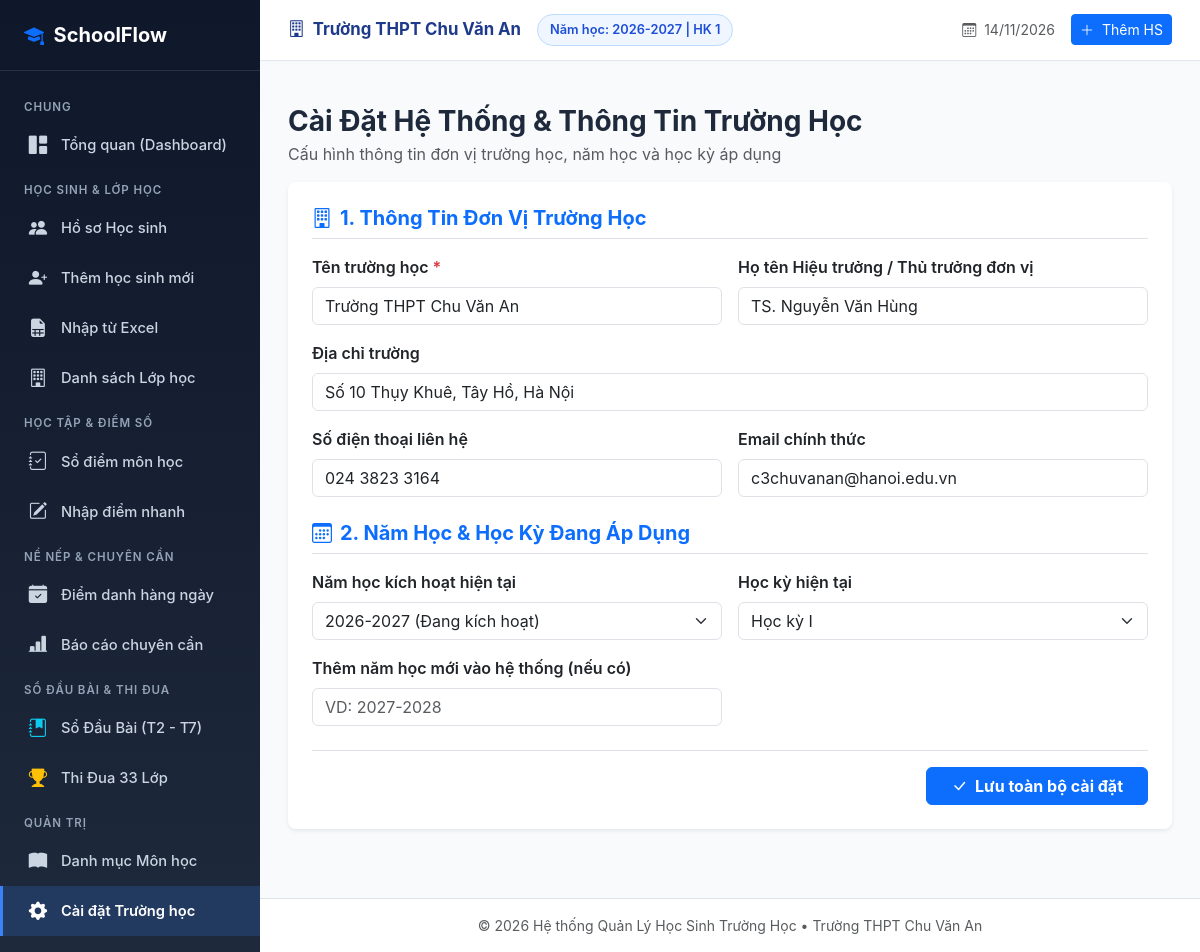
The page /settings on the database its author committed.
### tables this page shows
CREATE TABLE settings (
        key TEXT PRIMARY KEY,
        value TEXT
    );

CREATE TABLE academic_years (
        id INTEGER PRIMARY KEY AUTOINCREMENT,
        name TEXT NOT NULL UNIQUE,
        is_active INTEGER DEFAULT 0
    );

### app.py (the view, shortened to what this page needs)
@app.route('/settings', methods=['GET', 'POST'])
def settings_page():
    conn = get_db()
    cursor = conn.cursor()
    cursor.execute("SELECT key, value FROM settings")
    settings_dict = {row['key']: row['value'] for row in cursor.fetchall()}
    cursor.execute("SELECT * FROM academic_years ORDER BY id DESC")
    years = cursor.fetchall()
    conn.close()
    return render_template('settings/index.html', settings_data=settings_dict, years=years)

### app.py (called while the page is built)
@app.template_filter('format_date')
def format_date_filter(value):
    if not value:
        return '---'
    try:
        if isinstance(value, str):
            dt = datetime.strptime(value.split(' ')[0], '%Y-%m-%d')
            return dt.strftime('%d/%m/%Y')
        return value.strftime('%d/%m/%Y')
    except Exception:
        return value

@app.context_processor
def inject_global_data():
    conn = get_db()
    cursor = conn.cursor()
    cursor.execute("SELECT key, value FROM settings")
    settings_dict = {row['key']: row['value'] for row in cursor.fetchall()}
    cursor.execute("SELECT id, name FROM academic_years WHERE is_active = 1")
    curr_year = cursor.fetchone()
    cursor.execute("SELECT id, name, grade_level FROM classes ORDER BY grade_level ASC, LENGTH(name) ASC, name ASC")
    all_classes = cursor.fetchall()
    conn.close()
    return {
        'settings': settings_dict,
        'current_year': curr_year,
        'all_nav_classes': all_classes,
        'today_date': date.today().isoformat()
    }

### database.py (called while the page is built)
def get_db():
    conn = sqlite3.connect(DB_PATH)
    conn.row_factory = sqlite3.Row
    conn.execute("PRAGMA foreign_keys = ON")
    return conn

### templates/settings/index.html (shortened to what this page needs)
{% extends 'base.html' %}
{% block content %}
<div class="mb-3">
    <h3 class="fw-bold mb-1">Cài Đặt Hệ Thống & Thông Tin Trường Học</h3>
    <p class="text-muted">Cấu hình thông tin đơn vị trường học, năm học và học kỳ áp dụng</p>
</div>
<div class="card border-0 shadow-sm rounded-3 p-4 bg-white" style="max-width: 900px;">
    <form method="POST">
        <h5 class="fw-bold text-primary mb-3 border-bottom pb-2">
            <i class="bi bi-building me-2"></i>1. Thông Tin Đơn Vị Trường Học
        </h5>
        <div class="row g-3 mb-4">
            <div class="col-md-6">
                <label class="form-label fw-semibold">Tên trường học <span class="text-danger">*</span></label>
                <input type="text" name="school_name" class="form-control" value="{{ settings_data.get('school_name', '') }}" required>
            </div>
            <div class="col-md-6">
                <label class="form-label fw-semibold">Họ tên Hiệu trưởng / Thủ trưởng đơn vị</label>
                <input type="text" name="principal_name" class="form-control" value="{{ settings_data.get('principal_name', '') }}">
            </div>
            <div class="col-12">
                <label class="form-label fw-semibold">Địa chỉ trường</label>
                <input type="text" name="school_address" class="form-control" value="{{ settings_data.get('school_address', '') }}">
            </div>
            <div class="col-md-6">
                <label class="form-label fw-semibold">Số điện thoại liên hệ</label>
                <input type="tel" name="school_phone" class="form-control" value="{{ settings_data.get('school_phone', '') }}">
            </div>
            <div class="col-md-6">
                <label class="form-label fw-semibold">Email chính thức</label>
                <input type="email" name="school_email" class="form-control" value="{{ settings_data.get('school_email', '') }}">
            </div>
        </div>
        <h5 class="fw-bold text-primary mb-3 border-bottom pb-2">
            <i class="bi bi-calendar3 me-2"></i>2. Năm Học & Học Kỳ Đang Áp Dụng
        </h5>
        <div class="row g-3 mb-4">
            <div class="col-md-6">
                <label class="form-label fw-semibold">Năm học kích hoạt hiện tại</label>
                <select name="active_year_id" class="form-select">
                    {% for y in years %}
                    <option value="{{ y.id }}" {% if y.is_active %}selected{% endif %}>{{ y.name }} {% if y.is_active %}(Đang kích hoạt){% endif %}</option>
                    {% endfor %}
                </select>
            </div>
            <div class="col-md-6">
                <label class="form-label fw-semibold">Học kỳ hiện tại</label>
                <select name="current_semester" class="form-select">
                    <option value="1" {% if settings_data.get('current_semester') == '1' %}selected{% endif %}>Học kỳ I</option>
                </select>
            </div>
            <div class="col-md-6">
                <label class="form-label fw-semibold">Thêm năm học mới vào hệ thống (nếu có)</label>
                <input type="text" name="new_year_name" class="form-control" placeholder="VD: 2027-2028">
            </div>
        </div>
        <div class="d-flex justify-content-end gap-2 pt-3 border-top">
            <button type="submit" class="btn btn-primary px-4 fw-bold">
                <i class="bi bi-check-lg me-1"></i> Lưu toàn bộ cài đặt
            </button>
        </div>
    </form>
</div>
{% endblock %}

### templates/base.html (shortened to what this page needs)
<!DOCTYPE html>
<html lang="vi">
<head>
    <link href="https://cdn.jsdelivr.net/npm/bootstrap@5.3.3/dist/css/bootstrap.min.css" rel="stylesheet">
    <link rel="stylesheet" href="https://cdn.jsdelivr.net/npm/bootstrap-icons@1.11.3/font/bootstrap-icons.min.css">
    <link rel="stylesheet" href="{{ url_for('static', filename='css/style.css') }}">
</head>
<body>
<div class="app-wrapper">
    <aside class="app-sidebar">
        <div class="sidebar-header">
            <a href="{{ url_for('dashboard') }}" class="sidebar-brand">
                <i class="bi bi-mortarboard-fill text-primary"></i>
                <span>SchoolFlow</span>
            </a>
        </div>
        <ul class="sidebar-menu">
            <li class="menu-category">Chung</li>
            <li class="menu-item {% if request.endpoint == 'dashboard' %}active{% endif %}">
                <a href="{{ url_for('dashboard') }}">
                    <i class="bi bi-grid-1x2-fill"></i>
                    <span>Tổng quan (Dashboard)</span>
                </a>
            </li>
            <li class="menu-category">Học Sinh & Lớp Học</li>
            <li class="menu-item {% if request.endpoint in ['student_list', 'student_detail', 'student_edit'] %}active{% endif %}">
                <a href="{{ url_for('student_list') }}">
                    <i class="bi bi-people-fill"></i>
                    <span>Hồ sơ Học sinh</span>
                </a>
            </li>
            <li class="menu-item {% if request.endpoint == 'student_create' %}active{% endif %}">
                <a href="{{ url_for('student_create') }}">
                    <i class="bi bi-person-plus-fill"></i>
                    <span>Thêm học sinh mới</span>
                </a>
            </li>
            <li class="menu-item {% if request.endpoint == 'student_import' %}active{% endif %}">
                <a href="{{ url_for('student_import') }}">
                    <i class="bi bi-file-earmark-spreadsheet-fill"></i>
                    <span>Nhập từ Excel</span>
                </a>
            </li>
            <li class="menu-item {% if request.endpoint in ['classroom_list', 'classroom_detail'] %}active{% endif %}">
                <a href="{{ url_for('classroom_list') }}">
                    <i class="bi bi-building"></i>
                    <span>Danh sách Lớp học</span>
                </a>
            </li>
            <li class="menu-category">Học Tập & Điểm Số</li>
            <li class="menu-item {% if request.endpoint == 'grade_list' %}active{% endif %}">
                <a href="{{ url_for('grade_list') }}">
                    <i class="bi bi-journal-check"></i>
                    <span>Sổ điểm môn học</span>
                </a>
            </li>
            <li class="menu-item {% if request.endpoint == 'grade_input' %}active{% endif %}">
                <a href="{{ url_for('grade_input') }}">
                    <i class="bi bi-pencil-square"></i>
                    <span>Nhập điểm nhanh</span>
                </a>
            </li>
            <li class="menu-category">Nề Nếp & Chuyên Cần</li>
            <li class="menu-item {% if request.endpoint == 'attendance_index' %}active{% endif %}">
                <a href="{{ url_for('attendance_index') }}">
                    <i class="bi bi-calendar-check-fill"></i>
                    <span>Điểm danh hàng ngày</span>
                </a>
            </li>
            <li class="menu-item {% if request.endpoint == 'attendance_report' %}active{% endif %}">
                <a href="{{ url_for('attendance_report') }}">
                    <i class="bi bi-bar-chart-line-fill"></i>
                    <span>Báo cáo chuyên cần</span>
                </a>
            </li>
            <li class="menu-category">Sổ Đầu Bài & Thi Đua</li>
            <li class="menu-item {% if request.endpoint in ['class_diary_index', 'class_diary_input'] %}active{% endif %}">
                <a href="{{ url_for('class_diary_index') }}">
                    <i class="bi bi-journal-bookmark-fill text-info"></i>
                    <span>Sổ Đầu Bài (T2 - T7)</span>
                </a>
            </li>
            <li class="menu-item {% if request.endpoint == 'class_diary_ranking' %}active{% endif %}">
                <a href="{{ url_for('class_diary_ranking') }}">
                    <i class="bi bi-trophy-fill text-warning"></i>
                    <span>Thi Đua 33 Lớp</span>
                </a>
            </li>
            <li class="menu-category">Quản Trị</li>
            <li class="menu-item {% if request.endpoint == 'subject_list' %}active{% endif %}">
                <a href="{{ url_for('subject_list') }}">
                    <i class="bi bi-book-fill"></i>
                    <span>Danh mục Môn học</span>
                </a>
            </li>
            <li class="menu-item {% if request.endpoint == 'settings_page' %}active{% endif %}">
                <a href="{{ url_for('settings_page') }}">
                    <i class="bi bi-gear-fill"></i>
                    <span>Cài đặt Trường học</span>
                </a>
            </li>
        </ul>
    </aside>
    <div class="app-main">
        <header class="app-topbar">
            <div class="school-meta">
                <span class="school-name">
                    <i class="bi bi-building me-1"></i> {{ settings.get('school_name', 'Trường THPT') }}
                </span>
                <span class="badge-academic-year">
                    Năm học: {{ current_year.name if current_year else settings.get('current_academic_year', '2026-2027') }} | HK {{ settings.get('current_semester', '1') }}
                </span>
            </div>
            <div class="d-flex align-items-center gap-3">
                <span class="text-muted small">
                    <i class="bi bi-calendar3 me-1"></i> {{ today_date | format_date }}
                </span>
                <a href="{{ url_for('student_create') }}" class="btn btn-sm btn-primary">
                    <i class="bi bi-plus-lg me-1"></i> Thêm HS
                </a>
            </div>
        </header>
        <div class="container-fluid px-4 pt-3 no-print">
        </div>
        <main class="app-content">
            {% block content %}{% endblock %}
        </main>
        <footer class="text-center py-3 text-muted small border-top bg-white no-print">
            <span>&copy; 2026 Hệ thống Quản Lý Học Sinh Trường Học &bull; {{ settings.get('school_name', '') }}</span>
        </footer>
    </div>
</div>
</body>
</html>

### static/css/style.css (style rules this page uses)
:root { --primary-color: #1e3a8a; --primary-light: #3b82f6; --primary-dark: #172554; --secondary-color: #0f766e; --sidebar-width: 260px; --bg-main: #f8fafc; --card-bg: #ffffff; --text-primary: #1e293b; --text-muted: #64748b; }
body { font-family: -apple-system, BlinkMacSystemFont, "Segoe UI", Roboto, "Helvetica Neue", Arial, sans-serif; background-color: var(--bg-main); color: var(--text-primary); min-height: 100vh; }
.app-wrapper { display: flex; min-height: 100vh; }
.app-sidebar { width: var(--sidebar-width); background: linear-gradient(180deg, #0f172a 0%, #1e293b 100%); color: #e2e8f0; flex-shrink: 0; transition: all 0.3s ease; z-index: 1000; }
.sidebar-header { padding: 1.25rem 1.5rem; border-bottom: 1px solid rgba(255, 255, 255, 0.1); }
.sidebar-brand { font-size: 1.25rem; font-weight: 700; color: #ffffff; text-decoration: none; display: flex; align-items: center; gap: 0.6rem; }
.sidebar-menu { list-style: none; padding: 1rem 0; margin: 0; }
.menu-category { font-size: 0.72rem; text-transform: uppercase; letter-spacing: 0.08em; color: #94a3b8; padding: 0.75rem 1.5rem 0.25rem; font-weight: 600; }
.menu-item a { display: flex; align-items: center; gap: 0.75rem; padding: 0.7rem 1.5rem; color: #cbd5e1; text-decoration: none; font-size: 0.92rem; font-weight: 500; transition: all 0.2s ease; border-left: 3px solid transparent; }
.menu-item.active a { color: #ffffff; background: rgba(59, 130, 246, 0.2); border-left-color: #3b82f6; font-weight: 600; }
.menu-item i { font-size: 1.15rem; width: 22px; text-align: center; }
.app-main { flex-grow: 1; display: flex; flex-direction: column; min-width: 0; }
.app-topbar { background: #ffffff; border-bottom: 1px solid #e2e8f0; padding: 0.85rem 1.75rem; display: flex; align-items: center; justify-content: space-between; box-shadow: 0 1px 3px rgba(0, 0, 0, 0.02); }
.school-meta { display: flex; align-items: center; gap: 1rem; }
.school-name { font-weight: 700; color: var(--primary-color); font-size: 1.05rem; }
.badge-academic-year { background-color: #eff6ff; color: #1d4ed8; font-size: 0.8rem; font-weight: 600; padding: 0.35rem 0.75rem; border-radius: 9999px; border: 1px solid #bfdbfe; }
.app-content { padding: 1.75rem; flex-grow: 1; }

### rows shown on the page
settings: get "Trường THPT Chu Văn An", school_name "Trường THPT Chu Văn An"
academic_years: name "2026-2027"
settings: principal_name "TS. Nguyễn Văn Hùng"
settings: school_address "Số 10 Thụy Khuê, Tây Hồ, Hà Nội"
settings: school_phone "024 3823 3164"
settings: school_email "c3chuvanan@hanoi.edu.vn"

### other values the page prints
{{ settings.get('current_semester', '1') }} "1"
form field active_year_id "2026-2027 (Đang kích hoạt)"
